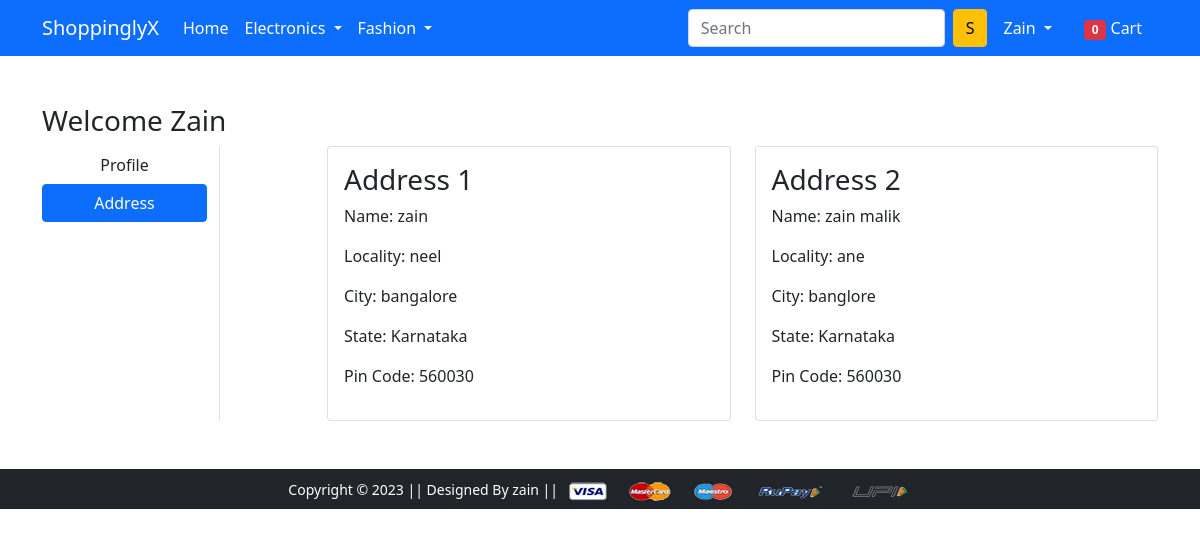
The app's page /address/ (signed in) with its own data.
### app/models.py (models this page shows, shortened)
class Customer(models.Model):
 user = models.ForeignKey(User, on_delete=models.CASCADE)
 name = models.CharField(max_length=200)
 locality = models.CharField(max_length=200)
 city = models.CharField(max_length=50)
 zipcode = models.IntegerField()
 state = models.CharField(choices=STATE_CHOICES, max_length=50)

### app/views.py (the view)
# urls.py: path('address/', views.address, name='address'),
@login_required
def address(request):
    totalitem = 0
    if request.user.is_authenticated:
        totalitem = len(Cart.objects.filter(user=request.user))
    add = Customer.objects.filter(user=request.user)
    return render(request, 'app/address.html', {'add': add, 'active': 'btn-primary', 'totalitem':totalitem})

### app/templates/app/address.html (shortened to what this page needs)
{% extends 'app/base.html' %}
{% load static %}
{% block main-content %}
<div class="container my-5">
 <div class="row">
 <h3>Welcome <span class="text-capitalize">{{request.user}}</span></h3>
  <div class="col-sm-2 border-end">
   <ul class="list-unstyled">
    <li class="d-grid"><a href="{% url 'profile' %}" class="btn">Profile</a></li>
    <li class="d-grid"><a href="{% url 'address' %}" class="btn {{active}}">Address</a></li>
   </ul>
  </div>
  <div class="col-sm-9 offset-sm-1">
   <div class="row">
    {% for ad in add %}
    <div class="col-sm-6">
     <div class="card">
      <div class="card-body">
       <h3>Address {{forloop.counter}}</h3>
       <p>Name: {{ad.name}}</p>
       <p>Locality: {{ad.locality}}</p>
       <p>City: {{ad.city}}</p>
       <p>State: {{ad.state}}</p>
       <p>Pin Code: {{ad.zipcode}}</p>
      </div>
     </div>
    </div>
    {% endfor %}
   </div>
  </div>
 </div>
</div>
{% endblock main-content %}

### app/templates/app/base.html (shortened to what this page needs)
<!doctype html>
{% load static %}
<html lang="en">
<head>
  <link href="https://cdn.jsdelivr.net/npm/bootstrap@5.0.0-beta1/dist/css/bootstrap.min.css" rel="stylesheet"
>
  <link rel="stylesheet" href="{% static 'app/css/owl.carousel.min.css' %}">
  <link rel="stylesheet" href="{% static 'app/css/all.min.css' %}">
  <link rel="stylesheet" href="{% static 'app/css/style.css' %}">
</head>
<body>
  <nav class="navbar navbar-expand-lg navbar-dark bg-primary">
    <div class="container">
      <a class="navbar-brand" href="/">ShoppinglyX</a>
      <div class="collapse navbar-collapse" id="navbarSupportedContent">
        <ul class="navbar-nav me-auto mb-2 mb-lg-0">
          <li class="nav-item">
            <a class="nav-link active" aria-current="page" href="/">Home</a>
          </li>
          <li class="nav-item dropdown">
            <a class="nav-link dropdown-toggle text-white" href="#" id="electronicsDropdown" role="button"
              data-bs-toggle="dropdown" aria-expanded="false">
              Electronics
            </a>
          </li>
          <li class="nav-item dropdown">
            <a class="nav-link dropdown-toggle text-white" href="#" id="fashionDropdown" role="button"
              data-bs-toggle="dropdown" aria-expanded="false">
              Fashion
            </a>
          </li>
        </ul>
        <form class="d-flex">
          <input class="form-control me-2" type="search" placeholder="Search" aria-label="Search">
          <button class="btn btn-warning" type="submit">S</button>
        </form>
        <div>
          <ul class="navbar-nav me-auto mb-2 mb-lg-0">
            {% if request.user.is_authenticated %}
            <li class="nav-item dropdown mx-2">
              <a class="nav-link dropdown-toggle text-white" href="#" id="profileDropdown" role="button"
                data-bs-toggle="dropdown" aria-expanded="false">
                {{request.user.username|capfirst}}
              </a>
            </li>
            <li class="nav-item mx-2">
              <a href="{% url 'showcart' %}" class="nav-link text-white"><span class="badge bg-danger">
                {{totalitem}}</span> Cart
              </a>
            </li>
            {% endif %}
          </ul>
        </div>
      </div>
    </div>
  </nav>
  {% block main-content %} {% endblock main-content %}
  <footer class="container-fluid bg-dark text-center p-2 mt-5">
    <small class="text-white">Copyright &copy; 2023 || Designed By zain || </small>
    <img src="{% static 'app/images/payment.png' %}" alt="" srcset="" class="img-fluid" height="2px">
  </footer>
</body>
</html>

### records on screen
Customer: name "zain", locality "neel", city "bangalore", state "Karnataka", zipcode "560030"
Customer: name "zain malik", locality "ane", city "banglore", state "Karnataka", zipcode "560030"

### other values on screen
{{ request.user.username|capfirst }} "Zain"
{{ totalitem }} "0"
{{ request.user }} "Zain"
